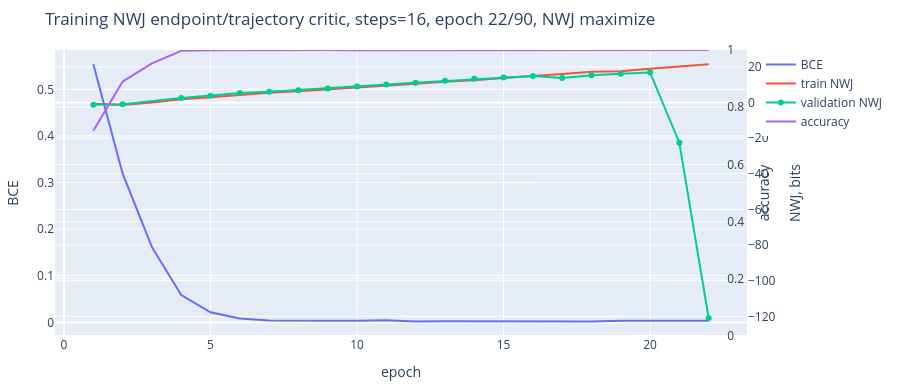

Notebook source saved alongside this figure:
### Code cell
def train_discriminator_for_steps(step_count):
    model, optimizer, scheduler = create_discriminator_bundle()
    history = []
    best_val_nwj_bits = -float("inf")
    best_state_dict = None
    best_epoch = None
    stale_nwj_epochs = 0
    model.train()

    for epoch in range(1, TRAIN_EPOCHS + 1):
        if epoch == BCE_WARMUP_EPOCHS + 1:
            for group in optimizer.param_groups:
                group["lr"] = NWJ_LEARNING_RATE
        losses = []
        skipped_batches = 0
        bces = []
        accuracies = []
        pos_logits = []
        neg_logits = []
        phase = "BCE warmup" if epoch <= BCE_WARMUP_EPOCHS else "NWJ maximize"
        for _ in range(TRAIN_BATCHES_PER_EPOCH):
            x, pad_mask, endpoint, labels = make_discriminator_batch(
                TRAIN_BATCH_SIZE, step_count
            )
            positive_logit, negative_logit = contrastive_logits(
                model, x, pad_mask, endpoint, NEGATIVES_PER_POSITIVE
            )
            logits = torch.cat([positive_logit, negative_logit], dim=0)
            bce = F.binary_cross_entropy_with_logits(logits, labels)
            if epoch <= BCE_WARMUP_EPOCHS:
                loss = bce
            else:
                loss = (
                    discriminator_nwj_training_loss(positive_logit, negative_logit)
                    + NWJ_BCE_WEIGHT * bce
                )

            if not torch.isfinite(loss):
                skipped_batches += 1
                optimizer.zero_grad(set_to_none=True)
                continue
            optimizer.zero_grad(set_to_none=True)
            loss.backward()
            grad_norm = torch.nn.utils.clip_grad_norm_(model.parameters(), 1.0)
            if not torch.isfinite(grad_norm):
                skipped_batches += 1
                optimizer.zero_grad(set_to_none=True)
                continue
            optimizer.step()
            scheduler.step()

            with torch.no_grad():
                prediction = logits > 0.0
                losses.append(float(loss.detach().cpu()))
                bces.append(float(bce.detach().cpu()))
                accuracies.append(
                    float((prediction == labels.bool()).float().mean().cpu())
                )
                pos_logits.append(positive_logit.detach())
                neg_logits.append(negative_logit.detach())

        if not pos_logits:
            print(f"all batches skipped at epoch {epoch}; stopping this model")
            break
        pos_logits = torch.cat(pos_logits)
        neg_logits = torch.cat(neg_logits)
        should_validate = (
            epoch == 1
            or epoch % VALIDATION_EVERY == 0
            or epoch == TRAIN_EPOCHS
            or epoch >= NWJ_EARLY_STOP_MIN_EPOCHS
        )
        validation = None
        if should_validate:
            validation = estimate_nwj_bound(
                model,
                step_count,
                VALIDATION_BATCH_SIZE,
                VALIDATION_BATCHES_PER_POINT,
                VALIDATION_NEGATIVES_PER_POSITIVE,
                0.5,
                clamp_abs=LOGIT_ABS_CLAMP,
            )
        row = dict(
            epoch=epoch,
            phase=phase,
            loss=float(np.mean(losses)),
            bce=float(np.mean(bces)),
            accuracy=float(np.mean(accuracies)),
            skipped_batches=skipped_batches,
            train_nwj_bits=discriminator_nwj_training_bits(pos_logits, neg_logits),
            val_nwj_bits=np.nan if validation is None else validation["nwj_bits"],
            pos_logit_bits=float(
                (bounded_logits(pos_logits).mean() / math.log(2.0)).cpu()
            ),
            neg_penalty_bits=float(
                (nwj_terms(pos_logits, neg_logits)[1].mean() / math.log(2.0)).cpu()
            ),
        )
        history.append(row)

        if validation is not None and math.isfinite(row["val_nwj_bits"]):
            if row["val_nwj_bits"] > best_val_nwj_bits + NWJ_EARLY_STOP_MIN_DELTA_BITS:
                best_val_nwj_bits = row["val_nwj_bits"]
                best_epoch = epoch
                best_state_dict = {
                    key: value.detach().cpu().clone()
                    for key, value in model.state_dict().items()
                }
                stale_nwj_epochs = 0
            elif epoch > BCE_WARMUP_EPOCHS:
                stale_nwj_epochs += 1

        should_stop = (
            epoch >= NWJ_EARLY_STOP_MIN_EPOCHS
            and stale_nwj_epochs >= NWJ_EARLY_STOP_PATIENCE
            and best_state_dict is not None
        )

        if (
            epoch == 1
            or epoch % PLOT_EVERY == 0
            or epoch == TRAIN_EPOCHS
            or should_stop
        ):
            clear_output(wait=True)
            fig = go.Figure()
            fig.add_trace(
                go.Scatter(
                    x=[r["epoch"] for r in history],
                    y=[r["bce"] for r in history],
                    mode="lines",
                    name="BCE",
                )
            )
            fig.add_trace(
                go.Scatter(
                    x=[r["epoch"] for r in history],
                    y=[r["train_nwj_bits"] for r in history],
                    mode="lines",
                    name="train NWJ",
                    yaxis="y2",
                )
            )
            fig.add_trace(
                go.Scatter(
                    x=[r["epoch"] for r in history if math.isfinite(r["val_nwj_bits"])],
                    y=[
                        r["val_nwj_bits"]
                        for r in history
                        if math.isfinite(r["val_nwj_bits"])
                    ],
                    mode="lines+markers",
                    name="validation NWJ",
                    yaxis="y2",
                )
            )
            fig.add_trace(
                go.Scatter(
                    x=[r["epoch"] for r in history],
                    y=[r["accuracy"] for r in history],
                    mode="lines",
                    name="accuracy",
                    yaxis="y3",
                )
            )
            fig.update_layout(
                title=f"Training NWJ endpoint/trajectory critic, steps={step_count}, epoch {epoch}/{TRAIN_EPOCHS}, {phase}",
                xaxis_title="epoch",
                yaxis_title="BCE",
                yaxis2=dict(title="NWJ, bits", overlaying="y", side="right"),
                yaxis3=dict(
                    title="accuracy",
                    overlaying="y",
                    side="right",
                    anchor="free",
                    position=0.97,
                    range=[0.0, 1.0],
                ),
                height=390,
                margin=dict(l=40, r=90, t=50, b=40),
            )
            display(fig)

        if should_stop:
            print(
                f"early stop at epoch {epoch}: train_NWJ={row['train_nwj_bits']:.4f} bits, "
                f"val_NWJ={row['val_nwj_bits']:.4f} bits, BCE={row['bce']:.5f}, "
                f"best_val_NWJ={best_val_nwj_bits:.4f} bits at epoch {best_epoch}, "
                f"skipped={row['skipped_batches']}"
            )
            break

    if best_state_dict is not None:
        model.load_state_dict(best_state_dict)
    return {
        "model": model,
        "history": history,
        "step_count": step_count,
        "best_epoch": best_epoch,
        "best_val_nwj_bits": best_val_nwj_bits,
    }


trained_classifiers = {}
for steps in EVAL_STEP_COUNTS:
    trained_classifiers[int(steps)] = train_discriminator_for_steps(int(steps))

for steps, result in trained_classifiers.items():
    last = result["history"][-1]
    print(
        f"steps={steps:2d}: BCE={last['bce']:.4f}, acc={last['accuracy']:.4f}, "
        f"train_NWJ={last['train_nwj_bits']:.4f} bits, "
        f"best_val_NWJ={result['best_val_nwj_bits']:.4f} bits "
        f"at epoch {result['best_epoch']}, skipped={last['skipped_batches']}"
    )

### Figure 1 — Plotly figure (JSON) as saved in the notebook; plotly's stock layout.template omitted (floating-point values rounded to 4 significant figures)
{"data": [{"mode": "lines", "name": "BCE", "type": "scatter", "x": [1, 2, 3, 4, 5, 6, 7, 8, 9, 10, 11, 12, 13, 14, 15, 16, 17, 18, 19, 20, 21, 22], "y": [0.5536, 0.319, 0.1614, 0.05871, 0.0216, 0.008284, 0.004217, 0.003662, 0.003364, 0.003763, 0.004406, 0.001967, 0.002355, 0.002445, 0.001457, 0.001819, 0.00191, 0.002022, 0.003487, 0.003017, 0.003178, 0.003335]}, {"mode": "lines", "name": "train NWJ", "type": "scatter", "x": [1, 2, 3, 4, 5, 6, 7, 8, 9, 10, 11, 12, 13, 14, 15, 16, 17, 18, 19, 20, 21, 22], "y": [-0.7324, -1.341, 0.03552, 1.809, 3.011, 4.398, 5.552, 6.351, 7.311, 8.335, 9.368, 10.51, 11.61, 12.47, 13.78, 14.78, 16.04, 17.22, 17.63, 18.99, 20.19, 21.46], "yaxis": "y2"}, {"mode": "lines+markers", "name": "validation NWJ", "type": "scatter", "x": [1, 2, 4, 5, 6, 7, 8, 9, 10, 11, 12, 13, 14, 15, 16, 17, 18, 19, 20, 21, 22], "y": [-1.22, -0.9512, 2.537, 3.85, 5.336, 6.027, 6.954, 7.943, 9.009, 10.08, 11.16, 12.17, 13.31, 14.06, 14.96, 13.76, 15.33, 16.13, 16.88, -22.56, -120.9], "yaxis": "y2"}, {"mode": "lines", "name": "accuracy", "type": "scatter", "x": [1, 2, 3, 4, 5, 6, 7, 8, 9, 10, 11, 12, 13, 14, 15, 16, 17, 18, 19, 20, 21, 22], "y": [0.7174, 0.8896, 0.9536, 0.9971, 0.9992, 0.9998, 0.9999, 0.9997, 0.9996, 0.9995, 0.9992, 0.9998, 0.9997, 0.9998, 0.9999, 0.9999, 0.9999, 0.9998, 0.9998, 0.9998, 0.9998, 0.9999], "yaxis": "y3"}], "layout": {"height": 390, "margin": {"b": 40, "l": 40, "r": 90, "t": 50}, "title": {"text": "Training NWJ endpoint/trajectory critic, steps=16, epoch 22/90, NWJ maximize"}, "xaxis": {"title": {"text": "epoch"}}, "yaxis": {"title": {"text": "BCE"}}, "yaxis2": {"overlaying": "y", "side": "right", "title": {"text": "NWJ, bits"}}, "yaxis3": {"anchor": "free", "overlaying": "y", "position": 0.97, "range": [0, 1], "side": "right", "title": {"text": "accuracy"}}}}
